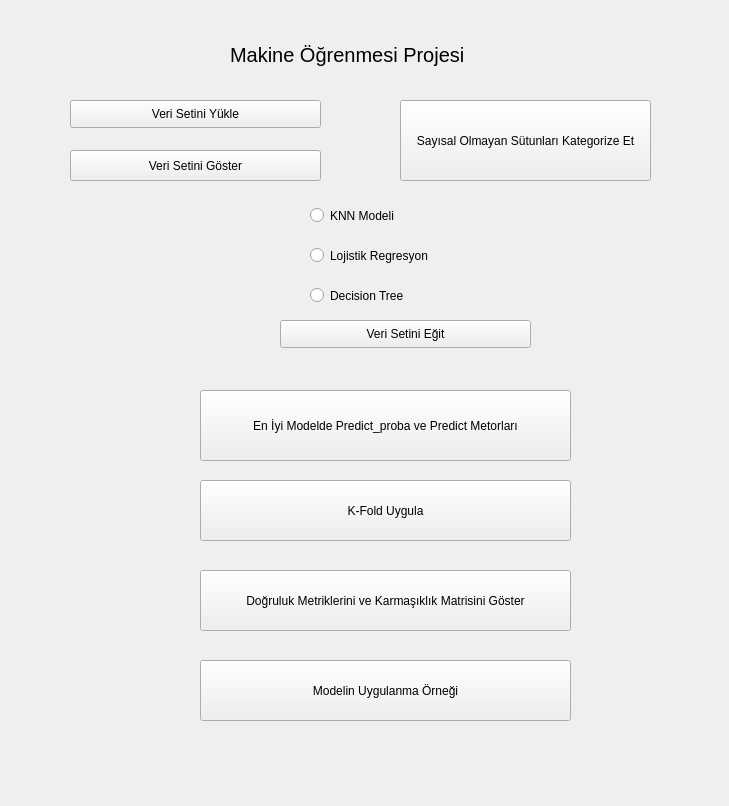
<?xml version="1.0" encoding="UTF-8"?>
<ui version="4.0">
 <class>Form</class>
 <widget class="QWidget" name="Form">
  <property name="geometry">
   <rect>
    <x>0</x>
    <y>0</y>
    <width>729</width>
    <height>806</height>
   </rect>
  </property>
  <property name="windowTitle">
   <string>Form</string>
  </property>
  <widget class="QPushButton" name="pushButton_veriSetiGster">
   <property name="geometry">
    <rect>
     <x>70</x>
     <y>150</y>
     <width>251</width>
     <height>31</height>
    </rect>
   </property>
   <property name="text">
    <string>Veri Setini Göster</string>
   </property>
  </widget>
  <widget class="QPushButton" name="pushButton_onslemeHazrlk">
   <property name="geometry">
    <rect>
     <x>400</x>
     <y>100</y>
     <width>251</width>
     <height>81</height>
    </rect>
   </property>
   <property name="text">
    <string>Sayısal Olmayan Sütunları Kategorize Et</string>
   </property>
  </widget>
  <widget class="QRadioButton" name="radioButton_knn">
   <property name="geometry">
    <rect>
     <x>310</x>
     <y>200</y>
     <width>151</width>
     <height>31</height>
    </rect>
   </property>
   <property name="text">
    <string>KNN Modeli</string>
   </property>
  </widget>
  <widget class="QPushButton" name="pushButton_kfold">
   <property name="geometry">
    <rect>
     <x>200</x>
     <y>480</y>
     <width>371</width>
     <height>61</height>
    </rect>
   </property>
   <property name="text">
    <string>K-Fold Uygula</string>
   </property>
  </widget>
  <widget class="QLabel" name="label_baslik">
   <property name="geometry">
    <rect>
     <x>230</x>
     <y>40</y>
     <width>286</width>
     <height>30</height>
    </rect>
   </property>
   <property name="font">
    <font>
     <pointsize>15</pointsize>
    </font>
   </property>
   <property name="text">
    <string>Makine Öğrenmesi Projesi</string>
   </property>
  </widget>
  <widget class="QPushButton" name="pushButton_veriSetiYkle">
   <property name="geometry">
    <rect>
     <x>70</x>
     <y>100</y>
     <width>251</width>
     <height>28</height>
    </rect>
   </property>
   <property name="text">
    <string>Veri Setini Yükle</string>
   </property>
  </widget>
  <widget class="QPushButton" name="pushButton_predict_proba">
   <property name="geometry">
    <rect>
     <x>200</x>
     <y>390</y>
     <width>371</width>
     <height>71</height>
    </rect>
   </property>
   <property name="text">
    <string>En İyi Modelde Predict_proba ve Predict Metorları</string>
   </property>
  </widget>
  <widget class="QPushButton" name="pushButton_veriSetiniEgit">
   <property name="geometry">
    <rect>
     <x>280</x>
     <y>320</y>
     <width>251</width>
     <height>28</height>
    </rect>
   </property>
   <property name="text">
    <string>Veri Setini Eğit</string>
   </property>
  </widget>
  <widget class="QRadioButton" name="radioButton_dt">
   <property name="geometry">
    <rect>
     <x>310</x>
     <y>280</y>
     <width>161</width>
     <height>31</height>
    </rect>
   </property>
   <property name="text">
    <string>Decision Tree</string>
   </property>
  </widget>
  <widget class="QRadioButton" name="radioButton_lr">
   <property name="geometry">
    <rect>
     <x>310</x>
     <y>240</y>
     <width>171</width>
     <height>31</height>
    </rect>
   </property>
   <property name="text">
    <string>Lojistik Regresyon</string>
   </property>
  </widget>
  <widget class="QPushButton" name="pushButtonMetrikler">
   <property name="geometry">
    <rect>
     <x>200</x>
     <y>570</y>
     <width>371</width>
     <height>61</height>
    </rect>
   </property>
   <property name="text">
    <string>Doğruluk Metriklerini ve Karmaşıklık Matrisini Göster</string>
   </property>
  </widget>
  <widget class="QPushButton" name="pushButtonModelOrnek">
   <property name="geometry">
    <rect>
     <x>200</x>
     <y>660</y>
     <width>371</width>
     <height>61</height>
    </rect>
   </property>
   <property name="text">
    <string>Modelin Uygulanma Örneği</string>
   </property>
  </widget>
 </widget>
 <resources/>
 <connections/>
</ui>
